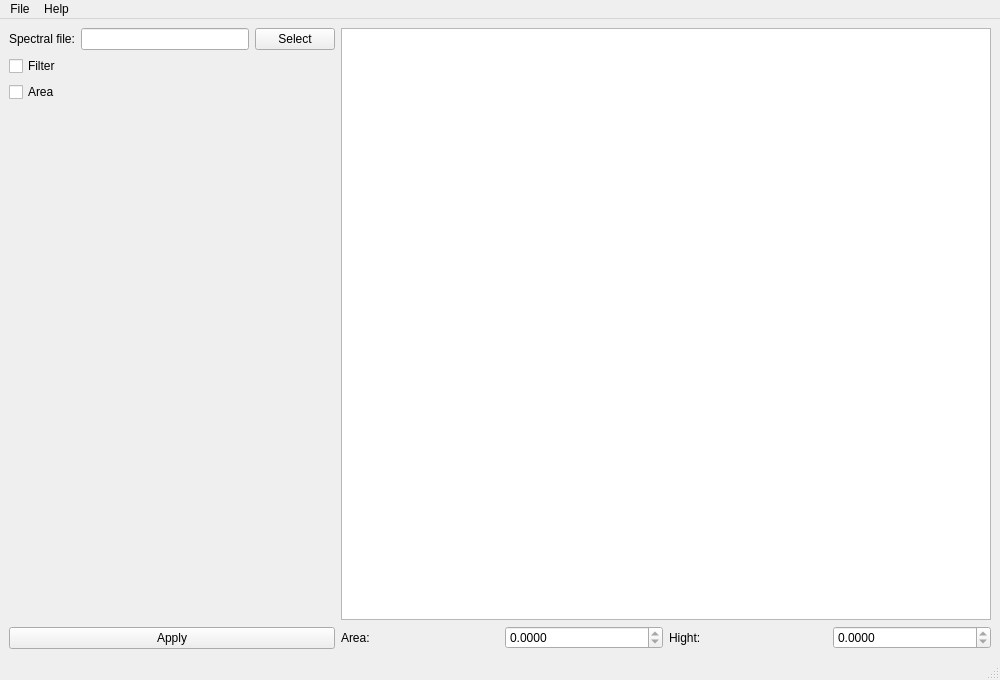
<?xml version="1.0" encoding="UTF-8"?>
<ui version="4.0">
 <class>lifs_h</class>
 <widget class="QMainWindow" name="lifs_h">
  <property name="geometry">
   <rect>
    <x>0</x>
    <y>0</y>
    <width>1000</width>
    <height>680</height>
   </rect>
  </property>
  <property name="minimumSize">
   <size>
    <width>1000</width>
    <height>600</height>
   </size>
  </property>
  <property name="windowTitle">
   <string>LIFSsa v0.1</string>
  </property>
  <widget class="QWidget" name="centralwidget">
   <layout class="QHBoxLayout" name="horizontalLayout_3">
    <item>
     <layout class="QVBoxLayout" name="verticalLayout_2">
      <item>
       <layout class="QHBoxLayout" name="horizontalLayout_2">
        <item>
         <widget class="QLabel" name="label">
          <property name="text">
           <string>Spectral file:</string>
          </property>
         </widget>
        </item>
        <item>
         <widget class="QLineEdit" name="filepath_line_edit">
          <property name="readOnly">
           <bool>true</bool>
          </property>
         </widget>
        </item>
        <item>
         <widget class="QPushButton" name="select_pushbutton">
          <property name="text">
           <string>Select</string>
          </property>
         </widget>
        </item>
       </layout>
      </item>
      <item>
       <widget class="QCheckBox" name="filter_checkbox">
        <property name="text">
         <string>Filter</string>
        </property>
       </widget>
      </item>
      <item>
       <widget class="QCheckBox" name="area_checkbox">
        <property name="text">
         <string>Area</string>
        </property>
       </widget>
      </item>
      <item>
       <spacer name="verticalSpacer">
        <property name="orientation">
         <enum>Qt::Vertical</enum>
        </property>
        <property name="sizeHint" stdset="0">
         <size>
          <width>20</width>
          <height>40</height>
         </size>
        </property>
       </spacer>
      </item>
      <item>
       <widget class="QPushButton" name="apply_pushbutton">
        <property name="text">
         <string>Apply</string>
        </property>
       </widget>
      </item>
     </layout>
    </item>
    <item>
     <layout class="QVBoxLayout" name="verticalLayout">
      <item>
       <widget class="QGraphicsView" name="graphicsView">
        <property name="minimumSize">
         <size>
          <width>650</width>
          <height>0</height>
         </size>
        </property>
       </widget>
      </item>
      <item>
       <layout class="QHBoxLayout" name="horizontalLayout">
        <item>
         <widget class="QLabel" name="label_2">
          <property name="text">
           <string>Area:</string>
          </property>
         </widget>
        </item>
        <item>
         <widget class="QDoubleSpinBox" name="doubleSpinBox">
          <property name="readOnly">
           <bool>true</bool>
          </property>
          <property name="decimals">
           <number>4</number>
          </property>
          <property name="maximum">
           <double>10000000000.000000000000000</double>
          </property>
         </widget>
        </item>
        <item>
         <widget class="QLabel" name="label_3">
          <property name="text">
           <string>Hight:</string>
          </property>
         </widget>
        </item>
        <item>
         <widget class="QDoubleSpinBox" name="doubleSpinBox_2">
          <property name="readOnly">
           <bool>true</bool>
          </property>
          <property name="decimals">
           <number>4</number>
          </property>
          <property name="maximum">
           <double>10000000000.000000000000000</double>
          </property>
         </widget>
        </item>
       </layout>
      </item>
     </layout>
    </item>
   </layout>
  </widget>
  <widget class="QMenuBar" name="menubar">
   <property name="geometry">
    <rect>
     <x>0</x>
     <y>0</y>
     <width>1000</width>
     <height>22</height>
    </rect>
   </property>
   <widget class="QMenu" name="menuFile">
    <property name="title">
     <string>File</string>
    </property>
    <addaction name="actionQuit"/>
   </widget>
   <widget class="QMenu" name="menuHelp">
    <property name="title">
     <string>Help</string>
    </property>
    <addaction name="actionabout_LIFSsa"/>
   </widget>
   <addaction name="menuFile"/>
   <addaction name="menuHelp"/>
  </widget>
  <widget class="QStatusBar" name="statusbar"/>
  <action name="actionabout">
   <property name="text">
    <string>About LIFSsa</string>
   </property>
  </action>
  <action name="actionabout_LIFSsa">
   <property name="text">
    <string>About LIFSsa</string>
   </property>
  </action>
  <action name="actionQuit">
   <property name="text">
    <string>Quit</string>
   </property>
  </action>
 </widget>
 <resources/>
 <connections/>
</ui>
